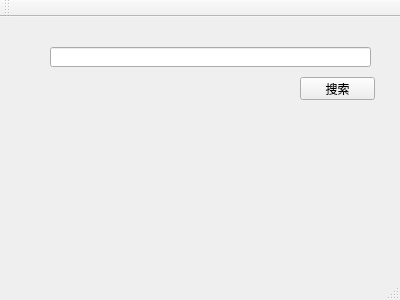
<?xml version="1.0" encoding="UTF-8"?>
<ui version="4.0">
 <class>MainWindow</class>
 <widget class="QMainWindow" name="MainWindow">
  <property name="geometry">
   <rect>
    <x>0</x>
    <y>0</y>
    <width>400</width>
    <height>300</height>
   </rect>
  </property>
  <property name="windowTitle">
   <string>MainWindow</string>
  </property>
  <widget class="QWidget" name="centralWidget">
   <widget class="QLineEdit" name="lineEdit_keywords">
    <property name="geometry">
     <rect>
      <x>50</x>
      <y>30</y>
      <width>321</width>
      <height>20</height>
     </rect>
    </property>
   </widget>
   <widget class="QPushButton" name="pushButton_search">
    <property name="geometry">
     <rect>
      <x>300</x>
      <y>60</y>
      <width>75</width>
      <height>23</height>
     </rect>
    </property>
    <property name="text">
     <string>搜索</string>
    </property>
   </widget>
  </widget>
  <widget class="QMenuBar" name="menuBar">
   <property name="geometry">
    <rect>
     <x>0</x>
     <y>0</y>
     <width>400</width>
     <height>23</height>
    </rect>
   </property>
  </widget>
  <widget class="QToolBar" name="mainToolBar">
   <attribute name="toolBarArea">
    <enum>TopToolBarArea</enum>
   </attribute>
   <attribute name="toolBarBreak">
    <bool>false</bool>
   </attribute>
  </widget>
  <widget class="QStatusBar" name="statusBar"/>
 </widget>
 <layoutdefault spacing="6" margin="11"/>
 <resources/>
 <connections/>
</ui>
